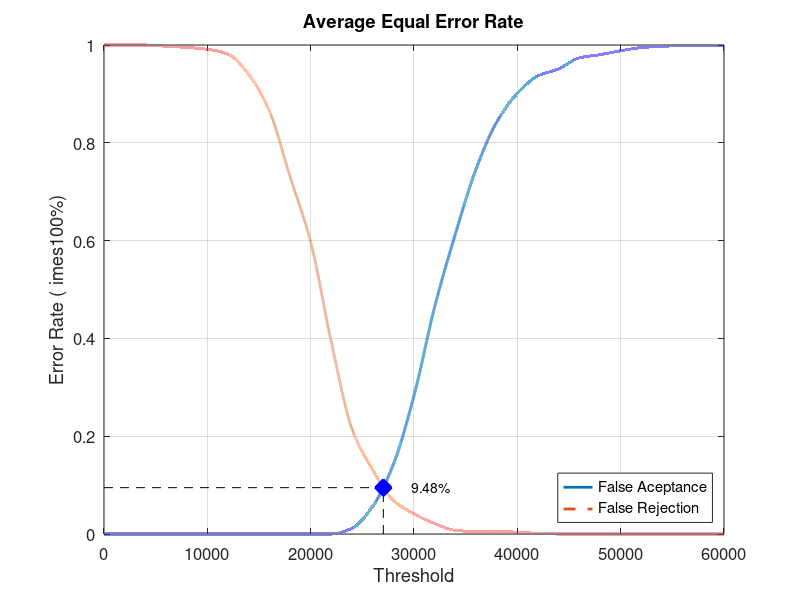
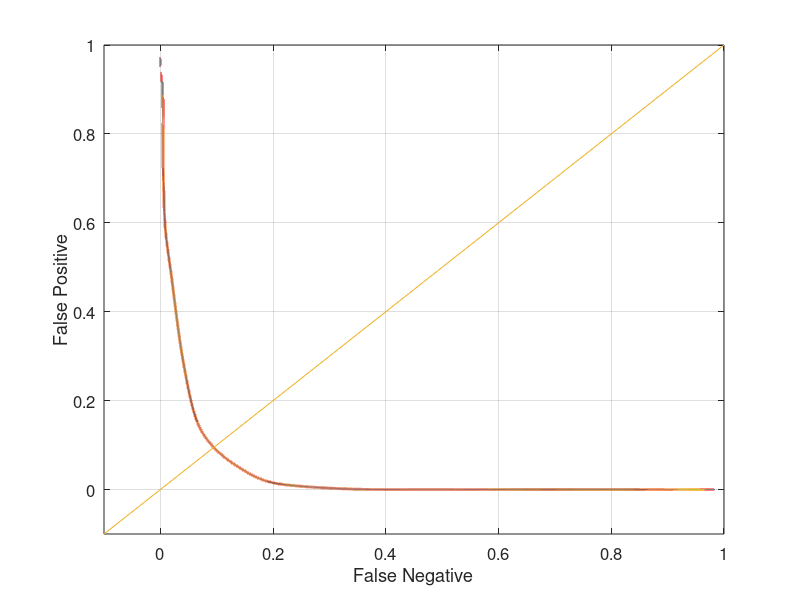

Write the MATLAB code that produced these figures, in order.
close all;
clear;
clc;
x = 0:2000:60000;
xq = 0:0.5:60000;

y0 = [0 0 0 0 0 0 0 0 0 0 0 0 0.0118421 0.0565789 0.142105 0.282895 0.464474 0.613158 0.746053 0.842105 0.901316 0.936842 0.951316 0.973684 0.980263 0.988158 0.994737 0.997368 0.998684 0.998684 1]
yy0 = interp1(x, y0, xq, 'pchip');
y1 = [1 1 1 0.9975 0.995 0.99125 0.98125 0.94 0.865 0.73125 0.5975 0.3925 0.215 0.13125 0.06875 0.04125 0.02125 0.0075 0.005 0.005 0.00375 0.00125 0 0 0 0 0 0 0 0 0]
yy1 = interp1(x, y1, xq, 'pchip');

% Calculating EER: 
y2 = abs(y0 - y1);
find(y2 == min(y2))
yy2 = abs(yy0 - yy1);
xEER = find(yy2 == min(yy2));
xEERIndex = xq(xEER) % X-axis EER
yEER = yy0(xEER) % Y-axis EER

main = figure
plot(xq, yy0,'-','LineWidth', 2);	hold on
plot(xq, yy1,'--','LineWidth', 2);	hold on
plot([xEERIndex xEERIndex], [0 yEER], 'k--');	hold on
plot([0 xEERIndex], [yEER yEER], 'k--');	hold on
plot(xEERIndex, yEER, 'bx', 'LineWidth', 10);	hold on
text(xEERIndex + 10 * xEERIndex / 100, yEER, [num2str(round((10000 * yEER)) / 100) '%'])
legend('False Aceptance', 'False Rejection', 'Location', 'SouthEast')
xlabel('Threshold')
ylabel('Error Rate (	imes100%)')
title('Average Equal Error Rate')
set(gca, 'FontSize', 12)
axis([0 60000 0 1])
grid on

print(main, 'Experiment4AverageMain', '-dpng');
FNRxFPR = figure('Color', [1 1 1]);
plot(yy1, yy0, '-', yy1, yy0, 'LineWidth', 2);
hold on
y = -0.1:0.1:1
plot(y, y); 
set(gca, 'FontSize', 12)
xlabel('False Negative')
ylabel('False Positive')
axis([-0.1 1 -0.1 1])
set(gca, 'FontSize', 12)
grid on

print(FNRxFPR, 'Experiment4AverageFNRxFPR','-dpng');
